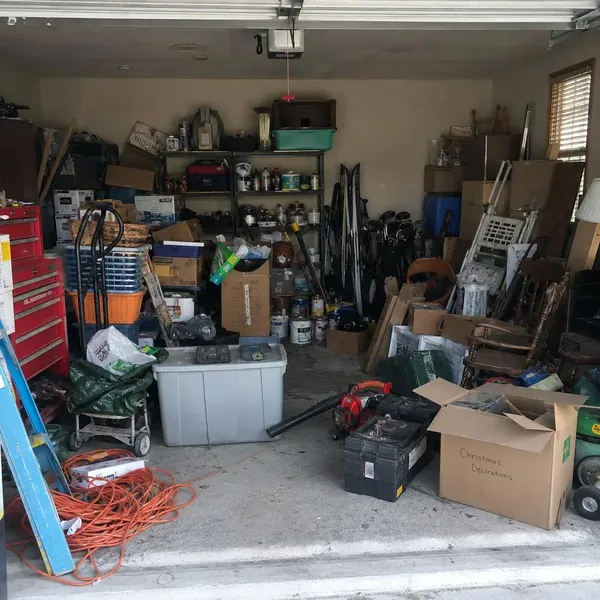
#> input picture images/garage-before-600.webp, 600 x 600 px, given in place of egc-logo-horizontal-primary.png, which was not available; the run also reads 1 picture not shown here
$ python site-images.py
#> lines starting #> are read from the running program, lines starting #| are printed output that depends on the picture
#!/usr/bin/env python3
"""Build the small public-site image derivatives from the committed originals.

Run after replacing a source image: python3 tools/site-images.py (needs Pillow with WebP).
The derivatives are committed; the site build (_generate_site.py) never runs this, so
page builds stay dependency-free. tests/public-performance.test.mjs checks the results:
header/footer logos at most 30 KB, and srcset widths that match the real files.
"""
from pathlib import Path

from PIL import Image

ROOT = Path(__file__).resolve().parents[1]
IMAGES = ROOT / "images"
BRAND = IMAGES / "brand"

# 368px = 2x the 184px header lockup (styles.css .logo); the footer lockup reuses it. It is the 1x
# image-set choice (with the PNG fallback); high-density screens get a WebP about 3x the widest box
# the logo is drawn in on a phone: the 181px header (543px) and the 235px footer lockup (705px).
LOGO_WIDTH = 368
LOGOS = {"egc-logo-horizontal-primary": 552, "egc-logo-horizontal-white": 704}
# Mobile hero cells are about half the phone width; 600px covers them at 3x.
HERO_WIDTH = 600
HEROES = ("garage-before", "garage-after")
# /before-after card thumbnails, named like the gallery's other -768 thumbnails.
CARD_WIDTH = 768


def resized(source, width):
#> called with width = 552
    image = Image.open(source)
#> image is the input picture: PIL image 600x600 RGB; mean R, G, B 100.9, 96.8, 93.9
    image.load()
    height = round(image.height * width / image.width)
#> height = 552
    return image.resize((width, height), Image.Resampling.LANCZOS)


def build_logos():
    for name, hidpi in LOGOS.items():
        resized(BRAND / f"{name}.png", hidpi).convert("RGBA").save(BRAND / f"{name}-{hidpi}.webp", format="WEBP", quality=90, method=6)
        logo = resized(BRAND / f"{name}.png", LOGO_WIDTH).convert("RGBA")
        logo.save(BRAND / f"{name}-{LOGO_WIDTH}.webp", format="WEBP", quality=90, method=6)
        # PNG fallback for browsers without image-set WebP support: 256-colour palette with alpha.
        logo.quantize(colors=256, method=Image.Quantize.FASTOCTREE, dither=Image.Dither.NONE).save(
            BRAND / f"{name}-{LOGO_WIDTH}.png", format="PNG", optimize=True)
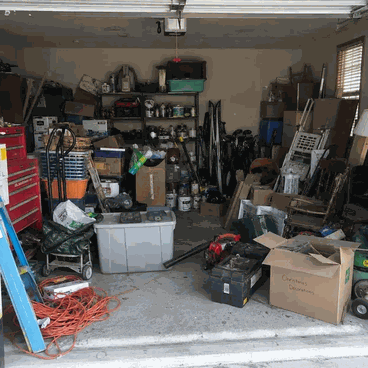
#> saved as egc-logo-horizontal-primary-368.png: PIL image 368x368 P; mean R, G, B 100.4, 96.3, 93.3
#> pass 2 of the loop in build_logos, `for name, hidpi in LOGOS.items():`:
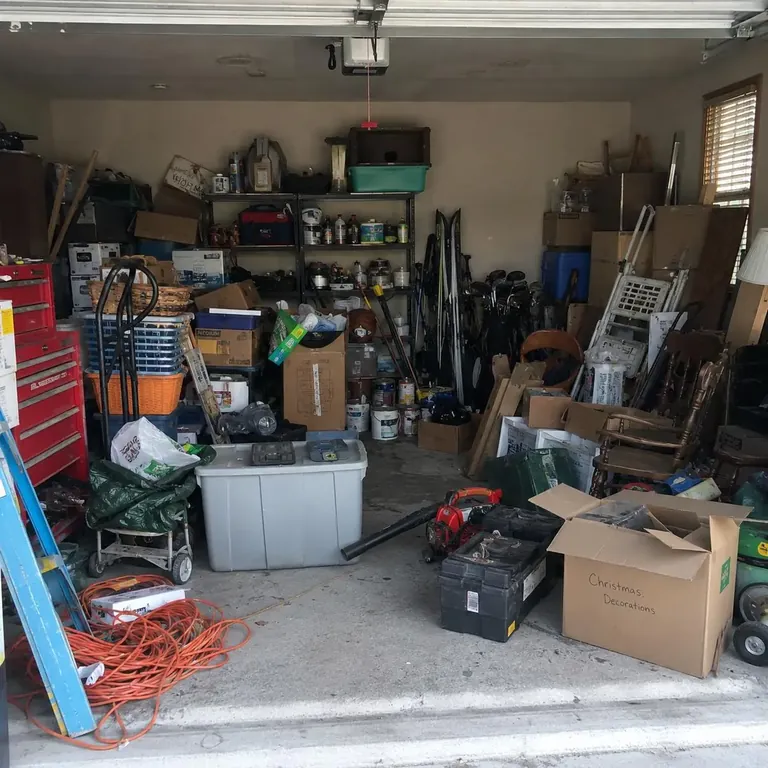
#> input picture images/garage-before-768.webp, 768 x 768 px, given in place of egc-logo-horizontal-white.png, which was not available
#> in resized, image is the input picture: PIL image 768x768 RGB; mean R, G, B 101, 96.7, 94
#> in build_logos, `logo.quantize(colors=256, method=Image.Quantize.FASTOCTREE, dither=Ima..`:
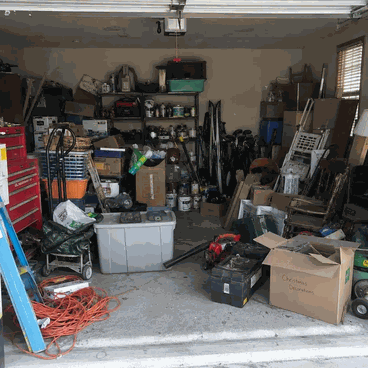
#> saved as egc-logo-horizontal-white-368.png: PIL image 368x368 P; mean R, G, B 100.4, 96.3, 93.5


def build_heroes():
    for name in HEROES:
        for width in (HERO_WIDTH, CARD_WIDTH):
            resized(IMAGES / f"{name}.webp", width).convert("RGB").save(
                IMAGES / f"{name}-{width}.webp", format="WEBP", quality=80, method=6)
#> pass 2 of the loop in build_heroes, `for name in HEROES:`:


def main():
    build_logos()
    build_heroes()
    for path in sorted([*BRAND.glob("egc-logo-horizontal-*-[0-9]*.*"), *IMAGES.glob("garage-*-[0-9]*.webp")]):
        print(f"{path.relative_to(ROOT)}: {path.stat().st_size} bytes")
#> pass 2 of the loop in main, `for path in sorted([*BRAND.glob("egc-logo-horizontal-*-[0-9]*.*"), *IM..`:


if __name__ == "__main__":
    main()
